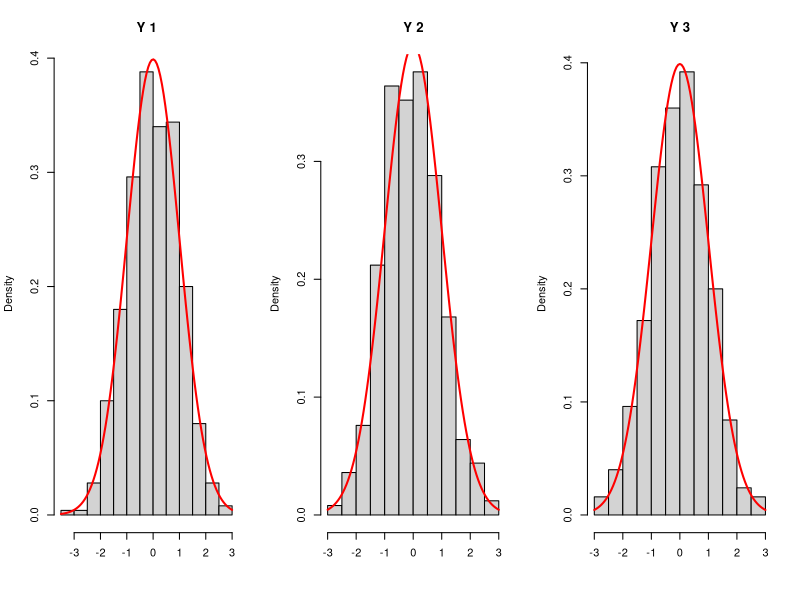

Reproduce this figure in R.

# -*- encoding: utf-8 -*-

set.seed(48105)
n <- 500
p <- 3

Omega_inv <- diag(p)
for(i in 1:p) {
    for(j in 1:p) {
        Omega_inv[i,j] <- 0.7^abs(i-j)
    }
}    
out <- base::eigen(Omega_inv, symmetric = TRUE)
Omega_inv_sprt <- base::tcrossprod(out$vec*rep(out$val^(0.5), each=p), out$vec)
Omega <- base::tcrossprod(out$vec*rep(out$val^(-1), each=p), out$vec)
round(Omega, 2)

Y <- matrix(rnorm(n*p), nrow=n, ncol=p) %*% Omega_inv_sprt
apply(Y, 2, mean)

cov(Y)
Omega_inv

plot_hist_with_density <- function(data, omega_inv) {
    
    sd_vector <- sqrt(diag(omega_inv))
    
    par(mfrow = c(1, ncol(data)))
    
    for (i in 1:ncol(data)) {
        hist(data[, i], main = paste("Y", i), xlab = "", prob = TRUE)
        curve(dnorm(x, mean = 0, sd = sd_vector[i]), col = "red", lwd = 2, add = TRUE)
    }
    
    par(mfrow = c(1, 1))
}

plot_hist_with_density(data = Y, omega_inv = Omega_inv)
